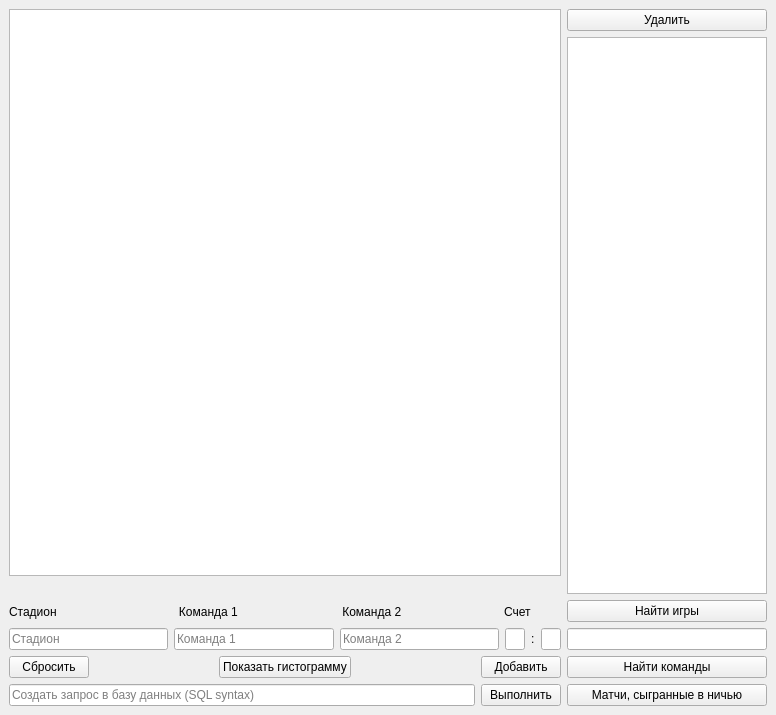
<?xml version="1.0" encoding="UTF-8"?>
<ui version="4.0">
 <class>table</class>
 <widget class="QMainWindow" name="table">
  <property name="geometry">
   <rect>
    <x>0</x>
    <y>0</y>
    <width>776</width>
    <height>715</height>
   </rect>
  </property>
  <property name="windowTitle">
   <string>table</string>
  </property>
  <widget class="QWidget" name="centralwidget">
   <layout class="QHBoxLayout" name="horizontalLayout_5">
    <item>
     <layout class="QVBoxLayout" name="verticalLayout_2">
      <item>
       <widget class="QTableView" name="tableView"/>
      </item>
      <item>
       <spacer name="horizontalSpacer_5">
        <property name="orientation">
         <enum>Qt::Horizontal</enum>
        </property>
        <property name="sizeHint" stdset="0">
         <size>
          <width>40</width>
          <height>20</height>
         </size>
        </property>
       </spacer>
      </item>
      <item>
       <layout class="QVBoxLayout" name="verticalLayout">
        <item>
         <layout class="QHBoxLayout" name="horizontalLayout_4">
          <item>
           <widget class="QLabel" name="label_2">
            <property name="text">
             <string>Стадион</string>
            </property>
           </widget>
          </item>
          <item>
           <spacer name="horizontalSpacer_2">
            <property name="orientation">
             <enum>Qt::Horizontal</enum>
            </property>
            <property name="sizeHint" stdset="0">
             <size>
              <width>40</width>
              <height>20</height>
             </size>
            </property>
           </spacer>
          </item>
          <item>
           <widget class="QLabel" name="label_3">
            <property name="text">
             <string>      Команда 1</string>
            </property>
           </widget>
          </item>
          <item>
           <spacer name="horizontalSpacer_3">
            <property name="orientation">
             <enum>Qt::Horizontal</enum>
            </property>
            <property name="sizeHint" stdset="0">
             <size>
              <width>40</width>
              <height>20</height>
             </size>
            </property>
           </spacer>
          </item>
          <item>
           <widget class="QLabel" name="label_4">
            <property name="text">
             <string> Команда 2</string>
            </property>
           </widget>
          </item>
          <item>
           <spacer name="horizontalSpacer_4">
            <property name="orientation">
             <enum>Qt::Horizontal</enum>
            </property>
            <property name="sizeHint" stdset="0">
             <size>
              <width>40</width>
              <height>20</height>
             </size>
            </property>
           </spacer>
          </item>
          <item>
           <widget class="QLabel" name="label_5">
            <property name="text">
             <string>Счет         </string>
            </property>
           </widget>
          </item>
         </layout>
        </item>
        <item>
         <layout class="QHBoxLayout" name="horizontalLayout">
          <item>
           <widget class="QLineEdit" name="lineEdit_2">
            <property name="placeholderText">
             <string>Стадион</string>
            </property>
           </widget>
          </item>
          <item>
           <widget class="QLineEdit" name="lineEdit_3">
            <property name="placeholderText">
             <string>Команда 1</string>
            </property>
           </widget>
          </item>
          <item>
           <widget class="QLineEdit" name="lineEdit_4">
            <property name="placeholderText">
             <string>Команда 2</string>
            </property>
           </widget>
          </item>
          <item>
           <widget class="QLineEdit" name="lineEdit_5">
            <property name="minimumSize">
             <size>
              <width>20</width>
              <height>0</height>
             </size>
            </property>
            <property name="maximumSize">
             <size>
              <width>20</width>
              <height>16777215</height>
             </size>
            </property>
           </widget>
          </item>
          <item>
           <widget class="QLabel" name="label_6">
            <property name="text">
             <string>:</string>
            </property>
           </widget>
          </item>
          <item>
           <widget class="QLineEdit" name="lineEdit_6">
            <property name="maximumSize">
             <size>
              <width>20</width>
              <height>16777215</height>
             </size>
            </property>
           </widget>
          </item>
         </layout>
        </item>
        <item>
         <layout class="QHBoxLayout" name="horizontalLayout_2">
          <item>
           <widget class="QPushButton" name="pushButton_7">
            <property name="text">
             <string>Сбросить</string>
            </property>
           </widget>
          </item>
          <item>
           <spacer name="horizontalSpacer_6">
            <property name="orientation">
             <enum>Qt::Horizontal</enum>
            </property>
            <property name="sizeHint" stdset="0">
             <size>
              <width>40</width>
              <height>20</height>
             </size>
            </property>
           </spacer>
          </item>
          <item>
           <widget class="QPushButton" name="pushButton_8">
            <property name="text">
             <string>Показать гистограмму</string>
            </property>
           </widget>
          </item>
          <item>
           <spacer name="horizontalSpacer">
            <property name="orientation">
             <enum>Qt::Horizontal</enum>
            </property>
            <property name="sizeHint" stdset="0">
             <size>
              <width>40</width>
              <height>20</height>
             </size>
            </property>
           </spacer>
          </item>
          <item>
           <widget class="QPushButton" name="pushButton_5">
            <property name="text">
             <string>Добавить</string>
            </property>
           </widget>
          </item>
         </layout>
        </item>
        <item>
         <layout class="QHBoxLayout" name="horizontalLayout_3">
          <item>
           <widget class="QLineEdit" name="lineEdit_7">
            <property name="placeholderText">
             <string>Создать запрос в базу данных (SQL syntax)</string>
            </property>
           </widget>
          </item>
          <item>
           <widget class="QPushButton" name="pushButton_6">
            <property name="text">
             <string>Выполнить</string>
            </property>
           </widget>
          </item>
         </layout>
        </item>
       </layout>
      </item>
     </layout>
    </item>
    <item>
     <layout class="QVBoxLayout" name="verticalLayout_3">
      <item>
       <widget class="QPushButton" name="pushButton">
        <property name="maximumSize">
         <size>
          <width>200</width>
          <height>16777215</height>
         </size>
        </property>
        <property name="text">
         <string>Удалить</string>
        </property>
       </widget>
      </item>
      <item>
       <widget class="QListView" name="listView">
        <property name="maximumSize">
         <size>
          <width>200</width>
          <height>16777215</height>
         </size>
        </property>
       </widget>
      </item>
      <item>
       <widget class="QPushButton" name="pushButton_2">
        <property name="minimumSize">
         <size>
          <width>200</width>
          <height>0</height>
         </size>
        </property>
        <property name="maximumSize">
         <size>
          <width>200</width>
          <height>16777215</height>
         </size>
        </property>
        <property name="text">
         <string>Найти игры</string>
        </property>
       </widget>
      </item>
      <item>
       <widget class="QLineEdit" name="lineEdit">
        <property name="maximumSize">
         <size>
          <width>200</width>
          <height>16777215</height>
         </size>
        </property>
       </widget>
      </item>
      <item>
       <widget class="QPushButton" name="pushButton_3">
        <property name="maximumSize">
         <size>
          <width>200</width>
          <height>16777215</height>
         </size>
        </property>
        <property name="text">
         <string>Найти команды</string>
        </property>
       </widget>
      </item>
      <item>
       <widget class="QPushButton" name="pushButton_4">
        <property name="maximumSize">
         <size>
          <width>200</width>
          <height>16777215</height>
         </size>
        </property>
        <property name="text">
         <string>Матчи, сыгранные в ничью</string>
        </property>
       </widget>
      </item>
     </layout>
    </item>
   </layout>
  </widget>
 </widget>
 <resources/>
 <connections/>
</ui>
